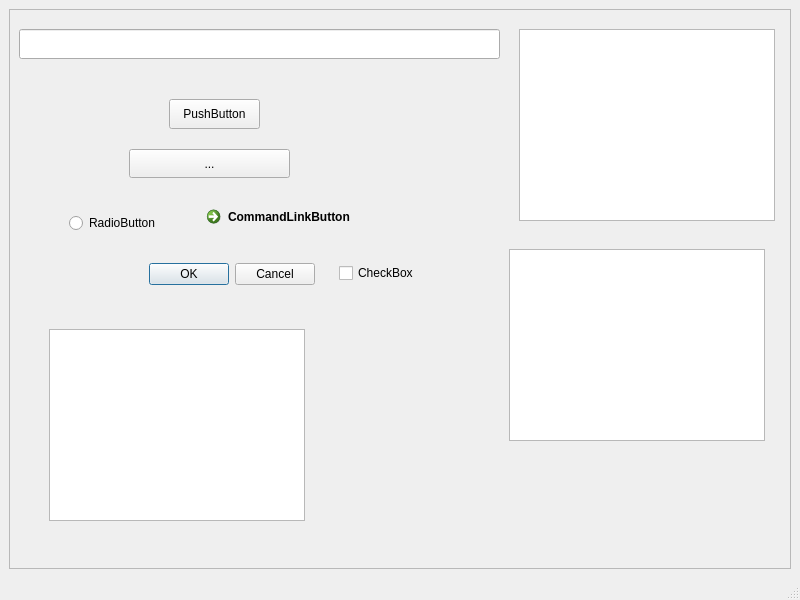
<?xml version="1.0" encoding="UTF-8"?>
<ui version="4.0">
 <class>MainWindow</class>
 <widget class="QMainWindow" name="MainWindow">
  <property name="geometry">
   <rect>
    <x>0</x>
    <y>0</y>
    <width>800</width>
    <height>600</height>
   </rect>
  </property>
  <property name="windowTitle">
   <string>MainWindow</string>
  </property>
  <widget class="QWidget" name="centralwidget">
   <layout class="QVBoxLayout" name="verticalLayout">
    <item>
     <widget class="QFrame" name="frame">
      <property name="frameShape">
       <enum>QFrame::StyledPanel</enum>
      </property>
      <property name="frameShadow">
       <enum>QFrame::Raised</enum>
      </property>
      <widget class="QToolButton" name="toolButton">
       <property name="geometry">
        <rect>
         <x>120</x>
         <y>140</y>
         <width>161</width>
         <height>29</height>
        </rect>
       </property>
       <property name="text">
        <string>...</string>
       </property>
      </widget>
      <widget class="QCheckBox" name="checkBox">
       <property name="geometry">
        <rect>
         <x>330</x>
         <y>250</y>
         <width>94</width>
         <height>28</height>
        </rect>
       </property>
       <property name="text">
        <string>CheckBox</string>
       </property>
      </widget>
      <widget class="QRadioButton" name="radioButton">
       <property name="geometry">
        <rect>
         <x>60</x>
         <y>200</y>
         <width>114</width>
         <height>28</height>
        </rect>
       </property>
       <property name="text">
        <string>RadioButton</string>
       </property>
      </widget>
      <widget class="QCommandLinkButton" name="commandLinkButton">
       <property name="geometry">
        <rect>
         <x>190</x>
         <y>190</y>
         <width>183</width>
         <height>41</height>
        </rect>
       </property>
       <property name="text">
        <string>CommandLinkButton</string>
       </property>
      </widget>
      <widget class="QDialogButtonBox" name="buttonBox">
       <property name="geometry">
        <rect>
         <x>140</x>
         <y>250</y>
         <width>166</width>
         <height>30</height>
        </rect>
       </property>
       <property name="standardButtons">
        <set>QDialogButtonBox::Cancel|QDialogButtonBox::Ok</set>
       </property>
      </widget>
      <widget class="QLineEdit" name="lineEdit">
       <property name="geometry">
        <rect>
         <x>10</x>
         <y>20</y>
         <width>481</width>
         <height>30</height>
        </rect>
       </property>
      </widget>
      <widget class="QPushButton" name="pushButton">
       <property name="geometry">
        <rect>
         <x>160</x>
         <y>90</y>
         <width>91</width>
         <height>30</height>
        </rect>
       </property>
       <property name="text">
        <string>PushButton</string>
       </property>
      </widget>
      <widget class="QTreeView" name="treeView">
       <property name="geometry">
        <rect>
         <x>500</x>
         <y>240</y>
         <width>256</width>
         <height>192</height>
        </rect>
       </property>
      </widget>
      <widget class="QTableView" name="tableView">
       <property name="geometry">
        <rect>
         <x>510</x>
         <y>20</y>
         <width>256</width>
         <height>192</height>
        </rect>
       </property>
      </widget>
      <widget class="QColumnView" name="columnView">
       <property name="geometry">
        <rect>
         <x>40</x>
         <y>320</y>
         <width>256</width>
         <height>192</height>
        </rect>
       </property>
      </widget>
     </widget>
    </item>
   </layout>
  </widget>
  <widget class="QMenuBar" name="menubar">
   <property name="geometry">
    <rect>
     <x>0</x>
     <y>0</y>
     <width>800</width>
     <height>27</height>
    </rect>
   </property>
  </widget>
  <widget class="QStatusBar" name="statusbar"/>
 </widget>
 <resources/>
 <connections/>
</ui>
